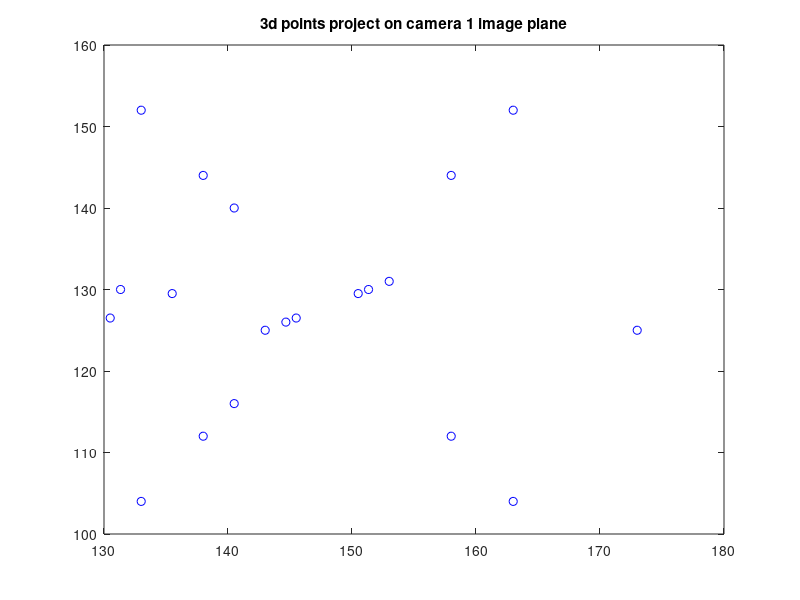
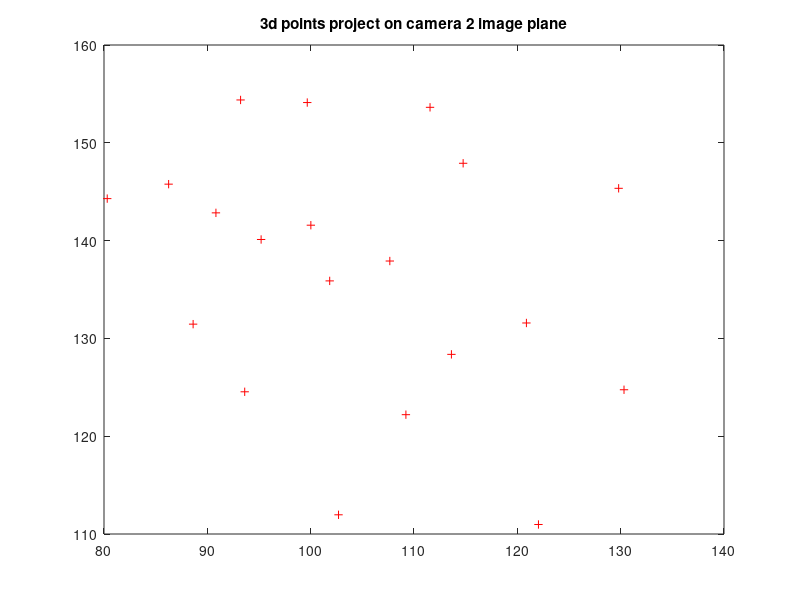

MATLAB code to generate these figures, in order: (Note: this script raises an error after producing the figures.)
%% Parameter preparation 
au1 = 100; av1 = 120; uo1 = 128; vo1 = 128;  % Camera 1

au2 = 90; av2 = 110; uo2 = 128; vo2 = 128;   % Camera 2
ax = 0.1; by = pi/4; cz = 0.2; 
tx = -1000; ty = 190; tz = 230;

%% Intrinsic matrices and Transformation 
wRc1 = [1, 0, 0; 0, 1, 0; 0, 0, 1];    
wTc1 = [0; 0; 0];
c1Kw = [wRc1, wTc1];         % Camera 1 with respect to world coordinate
in_mat_c1 = [au1, 0, uo1; 0, av1, vo1; 0, 0, 1]; % Cam1 intrinsic matrix
in_mat_c1_corre = [au1, 0, uo1, 0; 0, av1, vo1, 0; 0, 0, 1, 0];
mat_0 = [0, 0, 0];
wKc1 = c1Kw;                                     % Cam1 extrinsic matrix
ex_mat_c1_corre = [wKc1; mat_0, 1];

Rot_x = [1, 0, 0; 0, cos(ax), -sin(ax); 0, sin(ax), cos(ax)];
Rot_y = [cos(by), 0, sin(by); 0, 1, 0; -sin(by), 0, cos(by)];
Rot_z = [cos(cz), -sin(cz), 0; sin(cz), cos(cz), 0; 0, 0, 1];

c1Rc2 = Rot_x * Rot_y * Rot_z;         
c1Tc2 = [tx; ty; tz]; 
c2Kw = [c1Rc2, c1Tc2];        % Camera 2 with respect to camera 1 system
in_mat_c2 = [au2, 0, uo2; 0, av2, vo2; 0, 0, 1]; % Cam2 intrinsic matrix
in_mat_c2_corre = [au2, 0, uo2, 0; 0, av2, vo2, 0; 0, 0, 1, 0];
wKc2 = [c1Rc2', -c1Rc2'*c1Tc2];                  % Cam2 extrinsic matrix
ex_mat_c2_corre = [wKc2; mat_0, 1];

%% Fundamental matrix
c1Tc2_x = [0, -tz, ty; tz, 0, -tx; -ty, tx, 0]; % antisymmetric matrix
F_mat = inv(in_mat_c2)'*c1Rc2'*c1Tc2_x*inv(in_mat_c1);
F_mat_norm = F_mat/F_mat(end);                  % Normalized Fundamental matrix
disp('Normalized Fundamental matrix');
disp(F_mat_norm);

%% Define a set of object points
V_3d = [];                        % 3d points in world(c1) coordinate
V_3d(:,1) = [100;-400;2000;1];
V_3d(:,2) = [300;-400;3000;1];
V_3d(:,3) = [500;-400;4000;1];
V_3d(:,4) = [700;-400;2000;1];
V_3d(:,5) = [900;-400;3000;1];
V_3d(:,6) = [100;-50;4000;1];
V_3d(:,7) = [300;-50;2000;1];
V_3d(:,8) = [500;-50;3000;1];
V_3d(:,9) = [700;-50;4000;1];
V_3d(:,10) = [900;-50;2000;1];
V_3d(:,11) = [100;50;3000;1];
V_3d(:,12) = [300;50;4000;1];
V_3d(:,13) = [500;50;2000;1];
V_3d(:,14) = [700;50;3000;1];
V_3d(:,15) = [900;50;4000;1];
V_3d(:,16) = [100;400;2000;1];
V_3d(:,17) = [300;400;3000;1];
V_3d(:,18) = [500;400;4000;1];
V_3d(:,19) = [700;400;2000;1];
V_3d(:,20) = [900;400;3000;1];
pt_num = size(V_3d,2);

%% Project 3d points onto both the two image planes
V_2d_c1 = [];                % Projection of 3d points on camera 1 plane 

for n = 1:pt_num
    V_2d_c1(:,n) = in_mat_c1_corre*ex_mat_c1_corre*V_3d(:,n);
    V_2d_c1(1,n) = V_2d_c1(1,n)/V_2d_c1(3,n);
    V_2d_c1(2,n) = V_2d_c1(2,n)/V_2d_c1(3,n);
end
V_2d_c1(3,:) = [];
%disp(V_2d_c1);

V_2d_c2 = [];                % Projection of 3d points on camera 2 plane 2
for n = 1:pt_num
    V_2d_c2(:,n) = in_mat_c2_corre*ex_mat_c2_corre*V_3d(:,n);
    V_2d_c2(1,n) = V_2d_c2(1,n)/V_2d_c2(3,n);
    V_2d_c2(2,n) = V_2d_c2(2,n)/V_2d_c2(3,n);
end
V_2d_c2(3,:) = [];
%disp(V_2d_c2);

%% Draw the 2d points in two planes respectively
figure(1);
plot(V_2d_c1(1,:), V_2d_c1(2,:), 'bo');
title('3d points project on camera 1 image plane');

figure(2);
plot(V_2d_c2(1,:), V_2d_c2(2,:), 'r+');
title('3d points project on camera 2 image plane');

%% Fundamental matrix computed by least-square method
U = [];
for n = 1:pt_num
    U(n,1) = V_2d_c1(1,n)*V_2d_c2(1,n);
    U(n,2) = V_2d_c1(2,n)*V_2d_c2(1,n);
    U(n,3) = V_2d_c2(1,n);
    U(n,4) = V_2d_c1(1,n)*V_2d_c2(2,n);
    U(n,5) = V_2d_c1(2,n)*V_2d_c2(2,n);
    U(n,6) = V_2d_c2(2,n);
    U(n,7) = V_2d_c1(1,n);
    U(n,8) = V_2d_c1(2,n);
end
%disp(U);
vector_ones = repelem(1,pt_num)';
F_leastS = [-inv(U'*U)*U'*vector_ones;1];
F_leastS = reshape(F_leastS,[3,3])';
disp('Fundamental matrix from least square method');
disp(F_leastS);

%% Draw epipolar geometry(LS)
draw_ep (V_2d_c1, V_2d_c2, F_leastS, c1Rc2, c1Tc2, in_mat_c1, in_mat_c2, 'no noise(LS)');

%% Add noise to 2d points
range_noi = 2;    % range of Gaussain noise
noise1 = range_noi*randn(2,pt_num)*0.5;
noise2 = range_noi*randn(2,pt_num)*0.5;
V_2d_c1_noi = V_2d_c1 + noise1;
V_2d_c2_noi = V_2d_c2 + noise2;

%% Fundamental matrix(LS) with noisy 2d points
U_noi = [];
for n = 1:pt_num
    U_noi(n,1) = V_2d_c1_noi(1,n)*V_2d_c2_noi(1,n);
    U_noi(n,2) = V_2d_c1_noi(2,n)*V_2d_c2_noi(1,n);
    U_noi(n,3) = V_2d_c2_noi(1,n);
    U_noi(n,4) = V_2d_c1_noi(1,n)*V_2d_c2_noi(2,n);
    U_noi(n,5) = V_2d_c1_noi(2,n)*V_2d_c2_noi(2,n);
    U_noi(n,6) = V_2d_c2_noi(2,n);
    U_noi(n,7) = V_2d_c1_noi(1,n);
    U_noi(n,8) = V_2d_c1_noi(2,n);
end
%disp(U);
vector_ones = repelem(1,pt_num)';
F_leastS_noi = [-inv(U_noi'*U_noi)*U_noi'*vector_ones;1];
F_leastS_noi = reshape(F_leastS_noi,[3,3])';
disp('Fundamental matrix(LS) with noisy 2d points');
disp(F_leastS_noi);

%% Draw epipolar geometry with noise(LS)
draw_ep (V_2d_c1_noi, V_2d_c2_noi, F_leastS_noi, c1Rc2, c1Tc2, in_mat_c1, in_mat_c2, 'with noise(LS)');
draw_ep_calibrated (V_2d_c1_noi, V_2d_c2_noi, F_leastS_noi, 'with noise-estimated(LS)');

%% Fundamental matrix computed by SVD method
U_2 = [U ones(pt_num,1)];
[u,d,v] = svd(U_2);
F_svd = reshape(v(:,end),[3,3])';
F_svd = F_svd/F_svd(end);
disp('Fundamental matrix from SVD method');
disp(F_svd);

%% Draw epipolar geometry
draw_ep (V_2d_c1, V_2d_c2, F_svd, c1Rc2, c1Tc2, in_mat_c1, in_mat_c2, 'no noise(SVD)');

%% Fundamental matrix(SVD) with noisy 2d points
U_noi_2 = [U_noi ones(pt_num,1)];
[u_noi,d_noi,v_noi] = svd(U_noi_2);
F_svd_noi = reshape(v_noi(:,end),[3,3])';
F_svd_noi = F_svd_noi/F_svd_noi(end);
disp('Fundamental matrix(SVD) with noisy 2d points');
disp(F_svd_noi);

%% Draw epipolar geometry with noise(SVD)
draw_ep (V_2d_c1_noi, V_2d_c2_noi, F_svd_noi, c1Rc2, c1Tc2, in_mat_c1, in_mat_c2, 'with noise(SVD)');
draw_ep_calibrated (V_2d_c1_noi, V_2d_c2_noi, F_svd_noi, 'with noise-estimated(SVD)');

%% Compare the distance from noisy points to lines
dist_leastS = distance( V_2d_c1_noi, V_2d_c2_noi, F_leastS_noi );
dist_leastS_1_max = max(dist_leastS(1,:));
dist_leastS_2_max = max(dist_leastS(2,:));
dist_leastS_1_mean = mean(dist_leastS(1,:));
dist_leastS_2_mean = mean(dist_leastS(2,:));

dist_svd = distance( V_2d_c1_noi, V_2d_c2_noi, F_svd_noi );
dist_svd_1_max = max(dist_svd(1,:));
dist_svd_2_max = max(dist_svd(2,:));
dist_svd_1_mean = mean(dist_svd(1,:));
dist_svd_2_mean = mean(dist_svd(2,:));

%% Draw the 3D epipolar geometry for a given 3D point M
f = 200;             % Focal length is assigned 100
trans_f = [1,0,0,0;0,1,0,0;0,0,1,f;0,0,0,1];

% World coordinate
wP0 = [0, 0, 0];     % worls origin
wPx = [1000, 0, 0];  % 3 axis
wPy = [0, 1000, 0];
wPz = [0, 0, 1000];
figure;
plot3([wP0(1) wPx(1)], [wP0(2) wPx(2)], [wP0(3) wPx(3)], 'b','Displayname','world x axis');
hold on;
plot3([wP0(1) wPy(1)], [wP0(2) wPy(2)], [wP0(3) wPy(3)], 'b','Displayname','world y axis');
hold on;
plot3([wP0(1) wPz(1)], [wP0(2) wPz(2)], [wP0(3) wPz(3)], 'b','Displayname','world z axis');
hold on;

% Camera 1 origin
c1P0 = [0,0,0,1]';                 % Cam1 origin in Cam1 coordinate
wC1_ori = ex_mat_c1_corre * c1P0;  % Cam1 origin in world coordinate
wC1_ori(4) = [];
plot3(wC1_ori(1),wC1_ori(2),wC1_ori(3), 'rx','Displayname','Cam1 origin');
hold on;

% Camera 2 origin
c2P0 = [0,0,0,1]';                 % Cam2 origin in Cam2 coordinate
wC2_ori = ex_mat_c2_corre * c2P0;  % Cam1 origin in world coordinate
wC2_ori(4) = [];
plot3(wC2_ori(1),wC2_ori(2),wC2_ori(3), 'rx','Displayname','Cam2 origin');
hold on;

% 3D point 
M = [800, 600, 400];
plot3(M(1),M(2),M(3), 'kx','Displayname', '3D point');
hold on;

% Projections m and m'
m_c = inv(ex_mat_c1_corre) * [M,1]';         % M in camera 1 coordinate
m_r = [];
m_r(1) = f * m_c(1)/m_c(3);             % M in retina plane of camera 1 
m_r(2) = f * m_c(2)/m_c(3);
m_r_corre = [m_r 0 1]; 
m_w = ex_mat_c1_corre * trans_f * m_r_corre';  % m in the world coordinate
plot3(m_w(1), m_w(2), m_w(3), 'gx','Displayname', 'projection 2');
hold on;

m2_c = inv(ex_mat_c2_corre) * [M,1]';         % M in camera 2 coordinate
m2_r = [];
m2_r(1) = f * m2_c(1)/m2_c(3);           % M in retina plane of camera 2 
m2_r(2) = f * m2_c(2)/m2_c(3);
m2_r_corre = [m2_r,0,1]; 
m2_w = ex_mat_c2_corre * trans_f * m2_r_corre';  % m' in the world coordinate
plot3(m2_w(1), m2_w(2), m2_w(3), 'gx','Displayname', 'projection 2');
hold on;

% image planes
rR1_1 = [-uo1*5, vo1*5, 0, 1]'; % 4 corners in image plane of camera 1
rR2_1 = [uo1*5, vo1*5, 0, 1]';
rR3_1 = [-uo1*5, -vo1*5, 0, 1]';
rR4_1 = [uo1*5, -vo1*5, 0, 1]';
wR1_1 = ex_mat_c1_corre * trans_f * rR1_1;  % 4 corners in world coordinate
wR2_1 = ex_mat_c1_corre * trans_f * rR2_1;
wR3_1 = ex_mat_c1_corre * trans_f * rR3_1;
wR4_1 = ex_mat_c1_corre * trans_f * rR4_1;
plot3([wR1_1(1) wR2_1(1)], [wR1_1(2) wR2_1(2)], [wR1_1(3) wR2_1(3)], 'k','Displayname', 'image plane 1');
hold on;
plot3([wR2_1(1) wR4_1(1)], [wR2_1(2) wR4_1(2)], [wR2_1(3) wR4_1(3)], 'k','Displayname', 'image plane 1');
hold on;
plot3([wR3_1(1) wR4_1(1)], [wR3_1(2) wR4_1(2)], [wR3_1(3) wR4_1(3)], 'k','Displayname', 'image plane 1');
hold on;
plot3([wR3_1(1) wR1_1(1)], [wR3_1(2) wR1_1(2)], [wR3_1(3) wR1_1(3)], 'k','Displayname', 'image plane 1');
hold on;

rR1_2 = [-uo2*5, vo2*5, 0, 1]'; % 4 corners in image plane of camera 2
rR2_2 = [uo2*5, vo2*5, 0, 1]';
rR3_2 = [-uo2*5, -vo2*5, 0, 1]';
rR4_2 = [uo2*5, -vo2*5, 0, 1]';
wR1_2 = ex_mat_c2_corre * trans_f * rR1_2;  % 4 corners in world coordinate
wR2_2 = ex_mat_c2_corre * trans_f * rR2_2;
wR3_2 = ex_mat_c2_corre * trans_f * rR3_2;
wR4_2 = ex_mat_c2_corre * trans_f * rR4_2;
plot3([wR1_2(1) wR2_2(1)], [wR1_2(2) wR2_2(2)], [wR1_2(3) wR2_2(3)], 'k','Displayname', 'image plane 2');
hold on;
plot3([wR2_2(1) wR4_2(1)], [wR2_2(2) wR4_2(2)], [wR2_2(3) wR4_2(3)], 'k','Displayname', 'image plane 2');
hold on;
plot3([wR3_2(1) wR4_2(1)], [wR3_2(2) wR4_2(2)], [wR3_2(3) wR4_2(3)], 'k','Displayname', 'image plane 2');
hold on;
plot3([wR3_2(1) wR1_2(1)], [wR3_2(2) wR1_2(2)], [wR3_2(3) wR1_2(3)], 'k','Displayname', 'image plane 2');
hold on;

% Epipoles and epipolar lines
e = in_mat_c1 * [c1Rc2, c1Tc2] * [0;0;0;1]; % epipole: projection of cam1 origin
e(1) = e(1)/e(3);
e(2) = e(2)/e(3);
e(3) = [];
e_r = [e; 0; 1];
e_w = ex_mat_c1_corre * trans_f * e_r;
plot3(e_w(1),e_w(2),e_w(3), 'ro', 'Displayname', 'epipole');
hold on;

e_2 = in_mat_c2 * [c1Rc2', -c1Rc2'*c1Tc2] * [0;0;0;1]; % epipole: projection of cam1 origin
e_2(1) = e_2(1)/e_2(3);
e_2(2) = e_2(2)/e_2(3);
e_2(3) = [];
e2_r = [e_2; 0; 1];
e2_w = ex_mat_c2_corre * trans_f * e2_r;
plot3(e2_w(1),e2_w(2),e2_w(3), 'ro','Displayname', 'epipole');
hold on;

plot3([m_w(1) e_w(1)], [m_w(2) e_w(2)], [m_w(3) e_w(3)], 'g','Displayname', 'epipolar line');
hold on;

plot3([m2_w(1) e2_w(1)], [m2_w(2) e2_w(2)], [m2_w(3) e2_w(3)], 'g','Displayname', 'epipolar line');
hold on;

% Plane PI
vec1 = M - wC1_ori';
vec2 = wC2_ori' - wC1_ori';
normal = cross(vec1, vec2);

d = -M * normal'; 
[xx,yy]=ndgrid(1:800,1:800);
z = (-normal(1)*xx - normal(2)*yy - d)/normal(3);
surf(xx,yy,z,'Edgecolor', 'y', 'Facecolor', 'none','Displayname','plane PI');
hold off;

legend('show');





